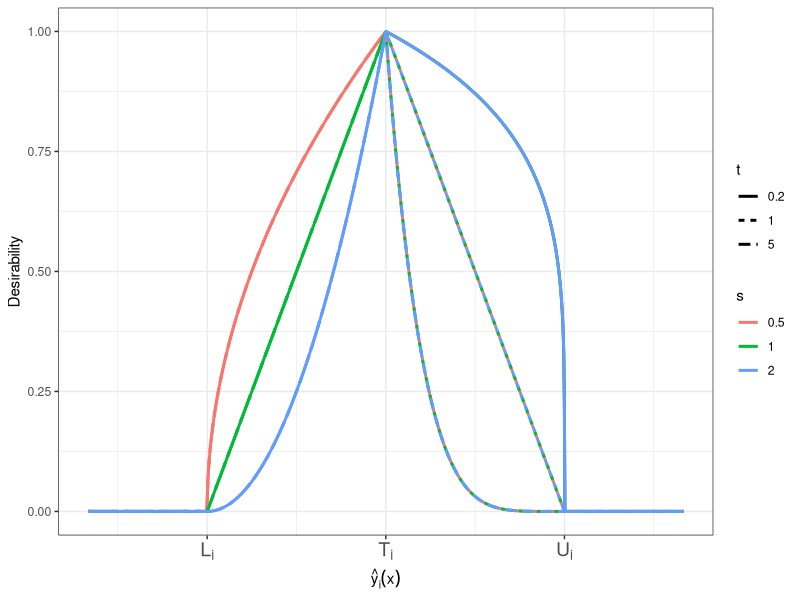
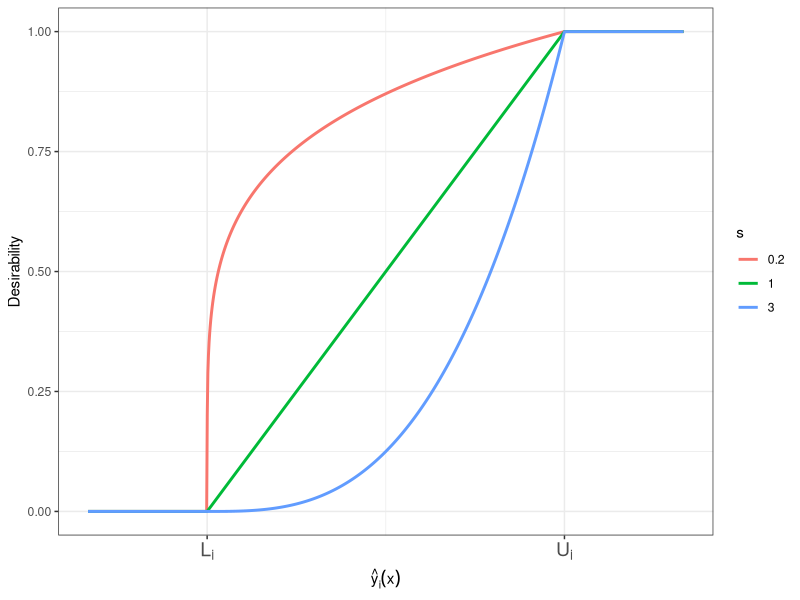
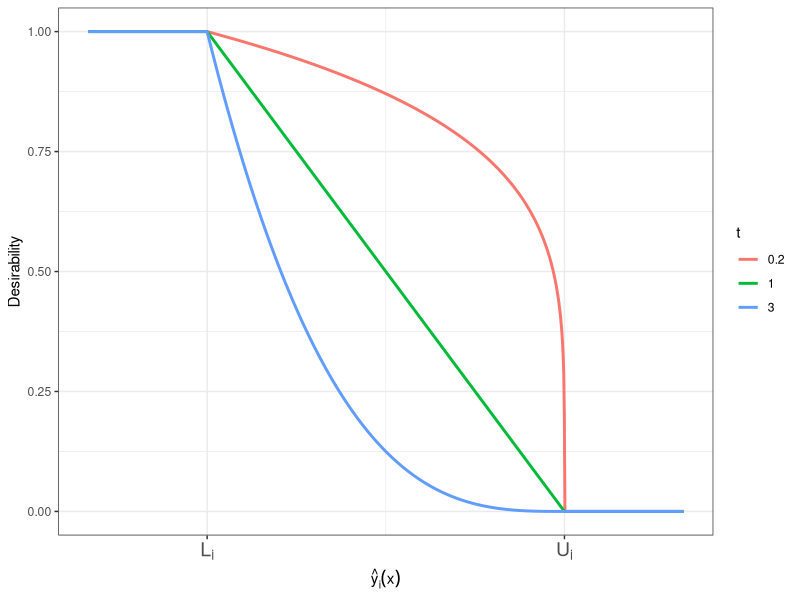

Write the R code that produced these figures, in order.
# Load necessary packages
library(ggplot2)
library(dplyr)

# Define the desirability function
desirability <- function(y_hat, L, T, U, s, t) {
  if (y_hat < L) {
    return(0)
  } else if (y_hat >= L & y_hat < T) {
    return(((y_hat - L) / (T - L))^s)
  } else if (y_hat == T) {
    return(1)
  } else if (y_hat > T & y_hat < U) {
    return(((y_hat - U) / (T - U))^t)
  } else {
    return(0)
  }
}

# Create a dataset with the desirability values for different values of y_hat, s, and t:
y_hat_values <- seq(0, 10, length.out = 1000)
s_values <- c(0.5, 1, 2)
t_values <- c(0.2, 1, 5)

df <- expand.grid(y_hat = y_hat_values, s = s_values, t = t_values)
df <- df %>%
  mutate(st = interaction(s, t, sep = ", "))

L <- 2
T <- 5
U <- 8

df$desirability <- mapply(desirability, df$y_hat, L, T, U, df$s, df$t)

# Plot the desirability function using ggplot2
ggplot(df, aes(x = y_hat, y = desirability, color = factor(s), linetype = factor(t))) +
  geom_line(size = 1) +
  labs(x = expression(hat(y)[i](x)), y = "Desirability", color = "s", linetype = "t") +
  scale_color_discrete("s") +
  scale_linetype_discrete("t") +
  scale_x_continuous(breaks = c(L, T, U), labels = c(expression(L[i]), expression(T[i]),
                                                     expression(U[i]))) +
  theme_bw() +
  theme(legend.position = "right",
        axis.text.x = element_text(size = 14))

# Update the desirability function for maximization
desirability_max <- function(y_hat, L, U, s) {
  if (y_hat < L) {
    return(0)
  } else if (y_hat >= L & y_hat <= U) {
    return(((y_hat - L) / (U - L))^s)
  } else {
    return(1)
  }
}

# Modify the dataset to include the desirability values for the new function
y_hat_values <- seq(0, 10, length.out = 1000)
s_values <- c(0.2, 1, 3)

df_max <- expand.grid(y_hat = y_hat_values, s = s_values)

L <- 2
U <- 8

df_max$desirability <- mapply(desirability_max, df_max$y_hat, L, U, df_max$s)

#Modify the ggplot 
ggplot(df_max, aes(x = y_hat, y = desirability, color = factor(s))) +
  geom_line(size=1)  +
  labs(x = expression(hat(y)[i](x)), y = "Desirability", color = "s") +
  scale_color_discrete("s") +
  scale_x_continuous(breaks = c(L, U), labels = c(expression(L[i]), expression(U[i]))) +
  theme_bw() +
  theme(legend.position = "right",
        axis.text.x = element_text(size = 14))


# Update the desirability function for minimization
desirability_min <- function(y_hat, L, U, t) {
  if (y_hat < L) {
    return(1)
  } else if (y_hat >= L & y_hat <= U) {
    return(((U - y_hat) / (U - L))^t)
  } else {
    return(0)
  }
}

# Modify the dataset to include the desirability values for the new function
y_hat_values <- seq(0, 10, length.out = 1000)
t_values <- c( 1,0.2, 3)

df_min <- expand.grid(y_hat = y_hat_values, t = t_values)

L <- 2
U <- 8

df_min$desirability <- mapply(desirability_min, df_min$y_hat, L, U, df_min$t)

# Modify the ggplot 
ggplot(df_min, aes(x = y_hat, y = desirability, color = factor(t))) +
  geom_line(size = 1) +
  labs(x = expression(hat(y)[i](x)), y = "Desirability", color = "t") +
  scale_color_discrete("t") +
  scale_x_continuous(breaks = c(L, U), labels = c(expression(L[i]), expression(U[i]))) +
  theme_bw() +
  theme(legend.position = "right",
        axis.text.x = element_text(size = 14))